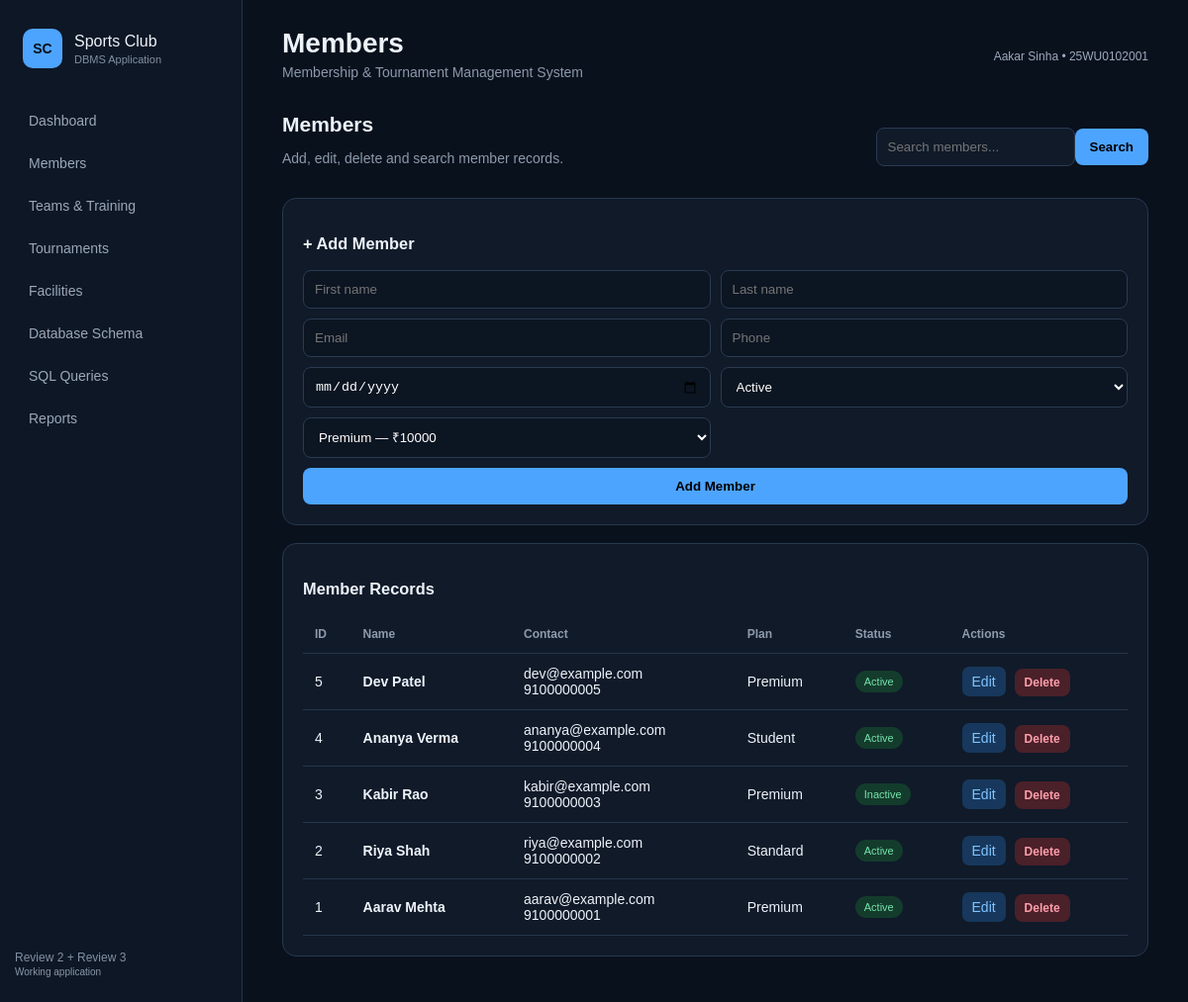
/members, run on the app's committed database.
### tables this page shows
CREATE TABLE member (
    member_id INTEGER PRIMARY KEY AUTOINCREMENT,
    first_name TEXT NOT NULL,
    last_name TEXT,
    email TEXT NOT NULL UNIQUE,
    phone TEXT NOT NULL UNIQUE,
    join_date TEXT NOT NULL,
    status TEXT NOT NULL DEFAULT 'Active'
        CHECK(status IN ('Active','Inactive','Suspended')),
    plan_id INTEGER NOT NULL,
    FOREIGN KEY(plan_id) REFERENCES membership_plan(plan_id)
);

CREATE TABLE membership_plan (
    plan_id INTEGER PRIMARY KEY AUTOINCREMENT,
    plan_name TEXT NOT NULL UNIQUE,
    duration_months INTEGER NOT NULL CHECK(duration_months > 0),
    fee NUMERIC NOT NULL CHECK(fee >= 0),
    benefits TEXT
);

### app.py (the view)
@app.route("/members")
def members():
    q=request.args.get("q","").strip()
    con=get_db()
    rows=con.execute("""SELECT m.*,p.plan_name FROM member m JOIN membership_plan p ON p.plan_id=m.plan_id
        WHERE (?='' OR m.first_name LIKE ? OR m.last_name LIKE ? OR m.email LIKE ?)
        ORDER BY m.member_id DESC""",(q,f"%{q}%",f"%{q}%",f"%{q}%")).fetchall()
    plans=con.execute("SELECT * FROM membership_plan ORDER BY plan_name").fetchall()
    con.close()
    return render_template("members.html",members=rows,plans=plans,q=q)

### app.py (called while the page is built)
def get_db():
    con=sqlite3.connect(DB)
    con.row_factory=sqlite3.Row
    con.execute("PRAGMA foreign_keys=ON")
    return con

### templates/members.html
{% extends "base.html" %}{% block title %}Members{% endblock %}{% block content %}
<div class="toolbar"><div><h2>Members</h2><p>Add, edit, delete and search member records.</p></div><form><input name="q" value="{{q}}" placeholder="Search members..."><button>Search</button></form></div>
<div class="card"><h3>+ Add Member</h3><form method="post" action="{{url_for('add_member')}}" class="form">
<input name="first_name" placeholder="First name" required><input name="last_name" placeholder="Last name">
<input name="email" type="email" placeholder="Email" required><input name="phone" placeholder="Phone" required><input name="join_date" type="date" required>
<select name="status"><option>Active</option><option>Inactive</option><option>Suspended</option></select>
<select name="plan_id" required>{% for p in plans %}<option value="{{p.plan_id}}">{{p.plan_name}} — ₹{{p.fee}}</option>{% endfor %}</select>
<button class="primary">Add Member</button></form></div>
<div class="card tablewrap"><h3>Member Records</h3><table><tr><th>ID</th><th>Name</th><th>Contact</th><th>Plan</th><th>Status</th><th>Actions</th></tr>
{% for m in members %}<tr><td>{{m.member_id}}</td><td><b>{{m.first_name}} {{m.last_name or ''}}</b></td><td>{{m.email}}<br>{{m.phone}}</td><td>{{m.plan_name}}</td><td><span class="pill">{{m.status}}</span></td><td><a class="edit" href="{{url_for('edit_member',member_id=m.member_id)}}">Edit</a>
<form class="inline" method="post" action="{{url_for('delete_member',member_id=m.member_id)}}" onsubmit="return confirm('Delete member?')"><button class="danger">Delete</button></form></td></tr>{% endfor %}</table></div>{% endblock %}

### static/style.css (style rules this page uses)
* { box-sizing:border-box }
body { margin:0;background:#09111d;color:#edf3f9;font:14px Arial,sans-serif;display:flex;min-height:100vh }
.card { background:#101a29;border:1px solid #27384e;border-radius:14px;padding:20px;margin-bottom:18px }
.toolbar { display:flex;justify-content:space-between;align-items:center;margin-bottom:18px }
.toolbar h2 { margin:0 }
.toolbar p { color:#8d9aaa }
.toolbar input { background:#101a29;color:white;border:1px solid #2a3b52;padding:11px;border-radius:8px }
.toolbar button,button { background:#4da4ff;border:0;padding:11px 15px;border-radius:8px;font-weight:bold;cursor:pointer }
.form { display:grid;grid-template-columns:1fr 1fr;gap:10px }
.form input,.form select { background:#0c1522;color:white;border:1px solid #2a3b52;padding:11px;border-radius:8px }
.form .primary { grid-column:1/-1 }
.primary { background:#4da4ff!important }
.danger { background:#4a2029!important;color:#ff9eaa!important;padding:7px 10px!important;font-size:12px }
.edit { display:inline-block;background:#17385c;color:#80c3ff;padding:7px 10px;border-radius:7px;text-decoration:none;margin-right:5px }
.inline { display:inline }
.tablewrap { overflow:auto }
table { width:100%;border-collapse:collapse }
th,td { text-align:left;padding:12px;border-bottom:1px solid #26364b }
th { color:#8d9bad;font-size:12px }
.pill,.tag { display:inline-block;padding:5px 9px;border-radius:999px;background:#143c2c;color:#75e3ac;font-size:11px }

### data on the page
member: member_id "5", first_name "Dev", last_name "Patel", email "dev@example.com", phone "9100000005", plan_name "Premium", status "Active"
member: member_id "4", first_name "Ananya", last_name "Verma", email "ananya@example.com", phone "9100000004", plan_name "Student", status "Active"
member: member_id "3", first_name "Kabir", last_name "Rao", email "kabir@example.com", phone "9100000003", plan_name "Premium", status "Inactive"
member: member_id "2", first_name "Riya", last_name "Shah", email "riya@example.com", phone "9100000002", plan_name "Standard", status "Active"
member: member_id "1", first_name "Aarav", last_name "Mehta", email "aarav@example.com", phone "9100000001", plan_name "Premium", status "Active"

### other printed values
form field plan_id "Premium — ₹10000"
